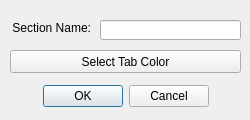
<?xml version="1.0" encoding="UTF-8"?>
<ui version="4.0">
 <class>editsection</class>
 <widget class="QDialog" name="Dialog">
  <property name="geometry">
   <rect>
    <x>0</x>
    <y>0</y>
    <width>250</width>
    <height>120</height>
   </rect>
  </property>
  <property name="windowTitle">
   <string>Edit Section</string>
  </property>
  <widget class="QDialogButtonBox" name="buttonBox">
   <property name="geometry">
    <rect>
     <x>10</x>
     <y>80</y>
     <width>231</width>
     <height>32</height>
    </rect>
   </property>
   <property name="orientation">
    <enum>Qt::Horizontal</enum>
   </property>
   <property name="standardButtons">
    <set>QDialogButtonBox::Cancel|QDialogButtonBox::Ok</set>
   </property>
   <property name="centerButtons">
    <bool>true</bool>
   </property>
  </widget>
  <widget class="QLineEdit" name="lineEdit_Name">
   <property name="geometry">
    <rect>
     <x>100</x>
     <y>20</y>
     <width>141</width>
     <height>20</height>
    </rect>
   </property>
  </widget>
  <widget class="QLabel" name="label_Name">
   <property name="geometry">
    <rect>
     <x>10</x>
     <y>20</y>
     <width>81</width>
     <height>16</height>
    </rect>
   </property>
   <property name="text">
    <string>Section Name:</string>
   </property>
   <property name="alignment">
    <set>Qt::AlignRight|Qt::AlignTrailing|Qt::AlignVCenter</set>
   </property>
  </widget>
  <widget class="QPushButton" name="pushButton_Color">
   <property name="geometry">
    <rect>
     <x>10</x>
     <y>50</y>
     <width>231</width>
     <height>23</height>
    </rect>
   </property>
   <property name="text">
    <string>Select Tab Color</string>
   </property>
  </widget>
 </widget>
 <resources/>
 <connections>
  <connection>
   <sender>buttonBox</sender>
   <signal>accepted()</signal>
   <receiver>Dialog</receiver>
   <slot>accept()</slot>
   <hints>
    <hint type="sourcelabel">
     <x>248</x>
     <y>254</y>
    </hint>
    <hint type="destinationlabel">
     <x>157</x>
     <y>274</y>
    </hint>
   </hints>
  </connection>
  <connection>
   <sender>buttonBox</sender>
   <signal>rejected()</signal>
   <receiver>Dialog</receiver>
   <slot>reject()</slot>
   <hints>
    <hint type="sourcelabel">
     <x>316</x>
     <y>260</y>
    </hint>
    <hint type="destinationlabel">
     <x>286</x>
     <y>274</y>
    </hint>
   </hints>
  </connection>
 </connections>
</ui>
